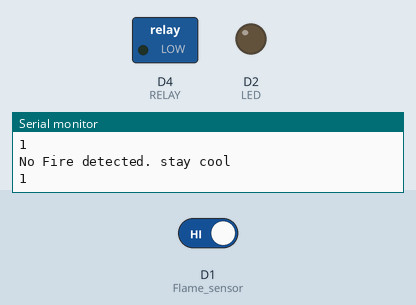
A sketch run on a simulated ESP8266 (NodeMCU). Parts: switched loads named in the sketch (green lamp = pin HIGH), output pins drawn as LEDs (lit = HIGH), the last lines printed to the serial monitor. The inputs (shaded band) are chosen by the test bench; at power-on: D1 (Flame_sensor) HIGH.

Above: at 1.2 s.
1.3 s: D1 (Flame_sensor) driven LOW
At 1.8 s:
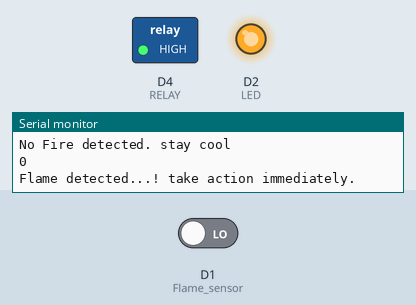
Timing chart, 0 to 4.3 s (numbered marks = the images above; inputs shaded):
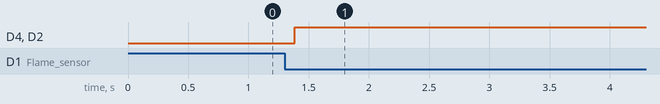

The sketch:

Flame_1.ino
```cpp
//Welcome to The IoT Projects
//IoT Based Fire Alarm Notification and control system using ESP8266
#include <ESP8266WiFi.h>
#include <WiFiClientSecure.h>
#include <UniversalTelegramBot.h>
#include <ArduinoJson.h>


int LED = D2;
int RELAY = D4;
int Flame_sensor = D1;
int Flame_detected;


void setup()
{
  Serial.begin(9600);
  pinMode(LED, OUTPUT);
  pinMode(RELAY, OUTPUT);
  digitalWrite(RELAY, HIGH);
  pinMode(Flame_sensor, INPUT_PULLUP);
  //timer.setInterval(1000L, notifyOnFire);
}
void loop()
{
  Flame_detected = digitalRead(Flame_sensor);
  Serial.println(Flame_detected);
  //delay(100);
  if (Flame_detected == 0) {
    Serial.println("Flame detected...! take action immediately.");
    digitalWrite(LED, HIGH);
    digitalWrite(RELAY, HIGH);
    delay(10000);
  }
  else
  {
    Serial.println("No Fire detected. stay cool");
    digitalWrite(LED, LOW);
    digitalWrite(RELAY, LOW);
  }
}
```

Measured:
- after the input at 1.3 s, D4 (RELAY), D2 (LED): LOW → HIGH after 0.08 s
